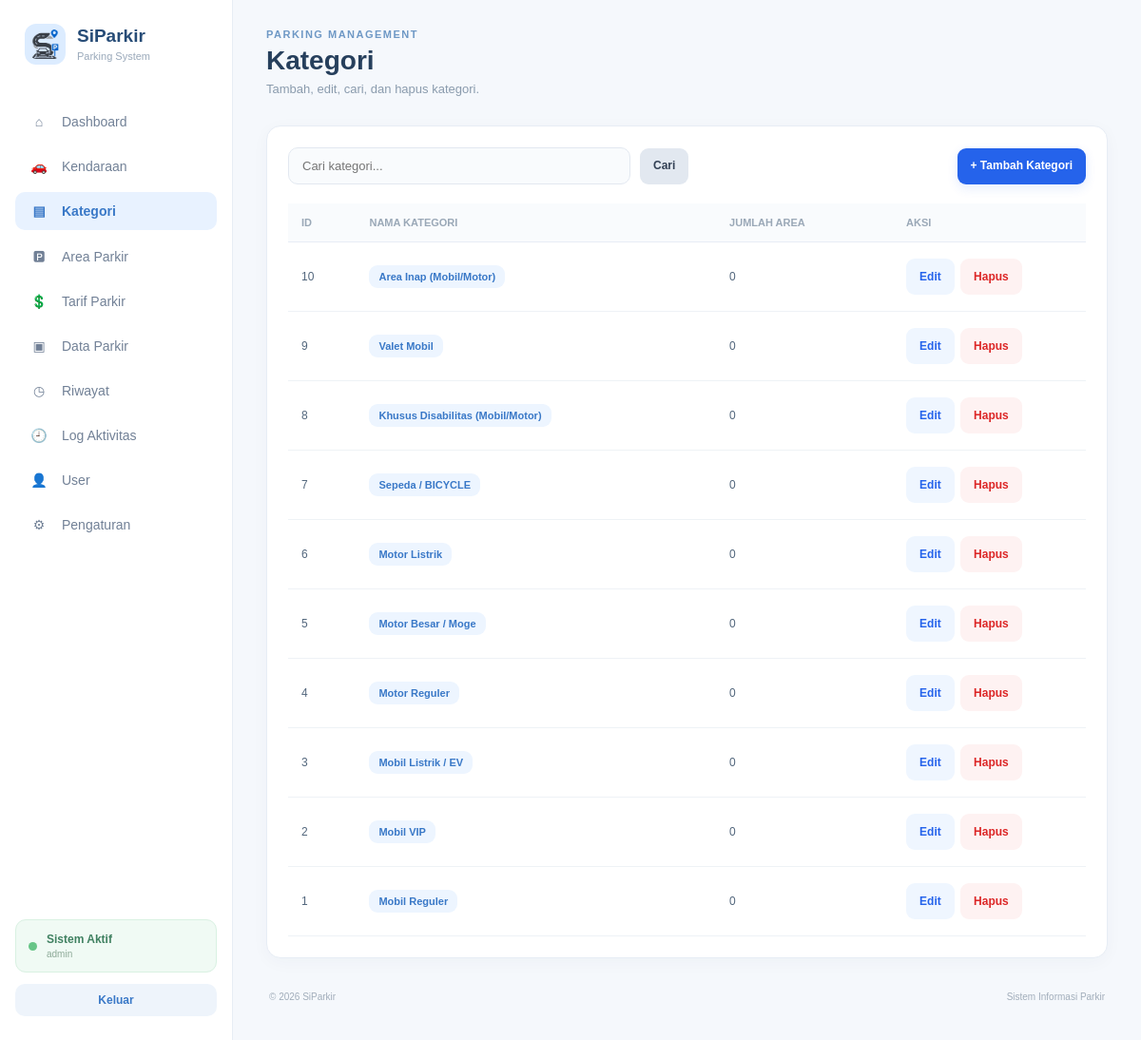
The app's page /controller/c_kategori.php?aksi=tampil (signed in) with its own data.
### tables this page shows
CREATE TABLE `tb_kategori` (
  `id_kategori` int NOT NULL,
  `nama_kategori` varchar(50) NOT NULL
);

### views/_helpers.php (called while the page is built, shortened)
<?php
function base_url() {
    $projectRoot = str_replace('\\', '/', dirname(__DIR__));
    $docRoot = isset($_SERVER['DOCUMENT_ROOT']) ? str_replace('\\', '/', rtrim($_SERVER['DOCUMENT_ROOT'], '/')) : '';
    if ($docRoot !== '' && stripos($projectRoot, $docRoot) === 0) {
        return rtrim(substr($projectRoot, strlen($docRoot)), '/');
    }
    $script = str_replace('\\', '/', $_SERVER['SCRIPT_NAME'] ?? '');
    return rtrim(dirname(dirname($script)), '/');
}
function e($v){return htmlspecialchars((string)$v, ENT_QUOTES, 'UTF-8');}

### model/m_kategori.php (called while the page is built, shortened)
<?php
require_once __DIR__ . '/m_koneksi.php';
class M_Kategori
{
    public function all($keyword='')
    {
        global $conn;
        $where = '';
        $sql = "SELECT k.id_kategori, k.nama_kategori, COUNT(a.id_area) AS jumlah_area
                FROM tb_kategori k LEFT JOIN tb_area_parkir a ON a.id_kategori=k.id_kategori
                $where GROUP BY k.id_kategori, k.nama_kategori ORDER BY k.id_kategori DESC";
        $q = mysqli_query($conn, $sql);
        return $q ? mysqli_fetch_all($q, MYSQLI_ASSOC) : [];
    }
}

### views/v_kategori.php (the view)
<?php require_once __DIR__.'/_helpers.php'; $current_page_override='v_kategori.php'; $basePath=base_url(); $msg=flash(); ?>
<!DOCTYPE html><html lang="id"><head><meta charset="UTF-8"><meta name="viewport" content="width=device-width,initial-scale=1"><title>Kategori - SiParkir</title><link rel="stylesheet" href="<?=e($basePath.'/asset/dashboard_admin.css')?>"></head><body><div class="layout"><?php include __DIR__.'/_sidebar.php'; ?><main class="main"><header class="header"><div><p class="small-title">PARKING MANAGEMENT</p><h1>Kategori</h1><p class="subtitle">Tambah, edit, cari, dan hapus kategori.</p></div></header><?php if($msg):?><div class="alert success"><?=e($msg)?></div><?php endif;?><section class="page-panel"><div class="toolbar"><form method="get" action="c_kategori.php" class="inline-form"><input type="hidden" name="aksi" value="tampil"><input class="search-box" name="q" value="<?=e($_GET['q']??'')?>" placeholder="Cari kategori..."><button class="btn-secondary">Cari</button></form><a class="btn-primary" href="<?=e($basePath.'/controller/c_kategori.php?aksi=tambah')?>">+ Tambah Kategori</a></div><div class="table-wrapper"><table class="data-table"><thead><tr><th>ID</th><th>Nama Kategori</th><th>Jumlah Area</th><th>Aksi</th></tr></thead><tbody><?php if(empty($kategori)):?><tr><td colspan="4" class="empty">Belum ada kategori.</td></tr><?php else:foreach($kategori as $d):?><tr><td><?=$d['id_kategori']?></td><td><span class="badge-kategori"><?=e($d['nama_kategori'])?></span></td><td><?=$d['jumlah_area']?></td><td><a class="btn-soft" href="<?=e($basePath.'/controller/c_kategori.php?aksi=edit&id='.$d['id_kategori'])?>">Edit</a> <a class="btn-danger-soft" onclick="return confirm('Yakin ingin menghapus kategori ini?')" href="<?=e($basePath.'/controller/c_kategori.php?aksi=hapus&id='.$d['id_kategori'])?>">Hapus</a></td></tr><?php endforeach;endif;?></tbody></table></div></section><footer><span>© 2026 SiParkir</span><span>Sistem Informasi Parkir</span></footer></main></div></body></html>

### asset/dashboard_admin.css (style rules this page uses)
* { margin: 0; padding: 0; box-sizing: border-box; }
body { font-family: Arial, Helvetica, sans-serif; background: #f5f8fc; color: #26364a; }
.layout { display: flex; min-height: 100vh; }
.main { flex: 1; padding: 30px 35px; overflow: hidden; }
.header { display: flex; justify-content: space-between; align-items: center; margin-bottom: 28px; }
.small-title { color: #6e98c5; font-size: 11px; font-weight: bold; letter-spacing: 1.5px; margin-bottom: 6px; }
.header h1 { font-size: 28px; color: #263f5c; }
.subtitle { margin-top: 5px; font-size: 13px; color: #8a9bad; }
footer { display: flex; justify-content: space-between; margin-top: 25px; padding: 10px 3px; font-size: 10px; color: #a1adba; }
.page-panel { background: #ffffff; border: 1px solid #e7edf5; border-radius: 15px; padding: 22px; }
.toolbar { display: flex; justify-content: space-between; align-items: center; gap: 15px; margin-bottom: 20px; }
.search-box, .form-input, .form-select, .form-textarea { width: 100%; padding: 11px 14px; border: 1px solid #e2e8f0; border-radius: 10px; background: #f9fbfd; color: #53677d; font-size: 13px; outline: none; }
.search-box { max-width: 360px; }
.btn-primary, .btn-soft, .btn-danger-soft, .btn-secondary { display: inline-block; border-radius: 10px; padding: 11px 16px; font-size: 12px; font-weight: bold; text-decoration: none; border: 1px solid transparent; cursor: pointer; }
.btn-primary { background: #3978c7; color: #fff; }
.btn-soft { background: #e8f2ff; color: #3978c7; border-color: #dceaff; }
.btn-danger-soft { background: #fff0f0; color: #c87575; border-color: #f5dddd; }
.btn-secondary { background: #f3f6fa; color: #53677d; border-color: #e2e8f0; }
.table-wrapper { overflow-x: auto; }
.data-table { width: 100%; border-collapse: collapse; }
.data-table th { padding: 14px; text-align: left; background: #f9fbfd; color: #9aa8b7; border-bottom: 1px solid #e7edf5; font-size: 11px; font-weight: bold; text-transform: uppercase; }
.data-table td { padding: 15px 14px; border-bottom: 1px solid #eef2f6; color: #53677d; font-size: 12px; }
.badge-kategori, .badge-soft, .badge-success, .badge-danger, .badge-warning { display: inline-block; padding: 6px 10px; border-radius: 9px; font-size: 11px; font-weight: bold; }
.badge-kategori, .badge-soft { background: #edf5ff; color: #3978c7; }
button, a { font-family: inherit; }
.inline-form { display:flex;gap:10px;align-items:center;flex-wrap:wrap }
.btn-primary,.btn-secondary,.btn-soft,.btn-danger-soft { display:inline-flex;align-items:center;justify-content:center;border:0;text-decoration:none;cursor:pointer;padding:9px 13px;border-radius:9px;font-size:12px;font-weight:700 }
.btn-primary { background:#2563eb;color:#fff }
.btn-secondary { background:#e2e8f0;color:#334155 }
.btn-soft { background:#eff6ff;color:#2563eb }
.btn-danger-soft { background:#fef2f2;color:#dc2626 }
.table-wrapper { overflow-x:auto }
.data-table { min-width:900px }
.toolbar form { margin:0 }
.search-box { box-sizing:border-box }
html { scroll-behavior: smooth; }
body { min-width: 0; }
.main { min-width: 0; overflow: visible; }
.btn-primary, .btn-secondary, .btn-soft, .btn-danger-soft, .btn-tambah, .btn-kembali { display: inline-flex !important; align-items: center; justify-content: center; gap: 6px; min-height: 38px; padding: 9px 14px !important; line-height: 1.2; white-space: nowrap; vertical-align: middle; transition: transform .15s ease, box-shadow .15s ease, background .15s ease; }
.btn-primary { box-shadow: 0 4px 12px rgba(37,99,235,.12); }
.btn-danger-soft { cursor: pointer; }
.data-table td:last-child { white-space: nowrap; }
.data-table td:last-child .btn-primary, .data-table td:last-child .btn-soft, .data-table td:last-child .btn-danger-soft, .data-table td:last-child .btn-secondary { margin: 2px 3px 2px 0; }
.toolbar { flex-wrap: wrap; }
.toolbar > .btn-primary, .toolbar > .btn-secondary { flex: 0 0 auto; }
.inline-form { flex: 1 1 auto; }
.inline-form .search-box { min-width: 220px; }
.form-input, .form-select, .form-textarea, .search-box { transition: border-color .15s ease, box-shadow .15s ease, background .15s ease; }
.page-panel { box-shadow: 0 4px 18px rgba(35,58,85,.035); }
.header { min-width: 0; }
.header h1 { line-height: 1.15; }
.subtitle { line-height: 1.45; }
.table-wrapper { width: 100%; }
.data-table th, .data-table td { vertical-align: middle; }
footer { gap: 15px; flex-wrap: wrap; }

### records on screen
tb_kategori: id_kategori "10", nama_kategori "Area Inap (Mobil/Motor)", jumlah_area "0"
tb_kategori: id_kategori "9", nama_kategori "Valet Mobil", jumlah_area "0"
tb_kategori: id_kategori "8", nama_kategori "Khusus Disabilitas (Mobil/Motor)", jumlah_area "0"
tb_kategori: id_kategori "7", nama_kategori "Sepeda / BICYCLE", jumlah_area "0"
tb_kategori: id_kategori "6", nama_kategori "Motor Listrik", jumlah_area "0"
tb_kategori: id_kategori "5", nama_kategori "Motor Besar / Moge", jumlah_area "0"
tb_kategori: id_kategori "4", nama_kategori "Motor Reguler", jumlah_area "0"
tb_kategori: id_kategori "3", nama_kategori "Mobil Listrik / EV", jumlah_area "0"
tb_kategori: id_kategori "2", nama_kategori "Mobil VIP", jumlah_area "0"
tb_kategori: id_kategori "1", nama_kategori "Mobil Reguler", jumlah_area "0"

### other values on screen
$icon "⌂"
$label "Dashboard"
$icon "🚗"
$label "Kendaraan"
$icon "▤"
$label "Kategori"
$icon "🅿"
$label "Area Parkir"
$icon "💲"
$label "Tarif Parkir"
$icon "▣"
$label "Data Parkir"
$icon "◷"
$label "Riwayat"
$icon "🕘"
